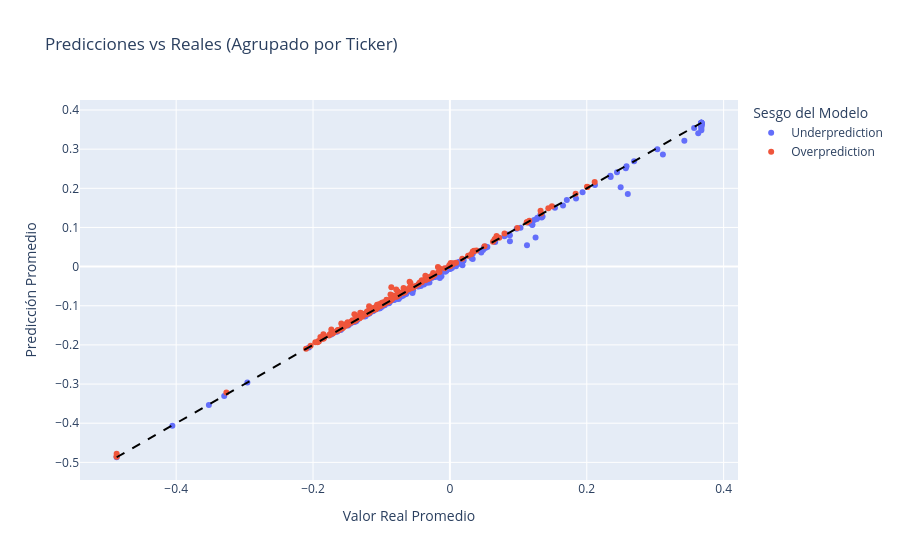

The code cell stored with this chart in its notebook:
### Markdown cell above
Se generan 2 clusters segun las predicciones:
* Overprediction: si los residuos son mayores o iguales a cero.
*  Underprediction: si los residuos son menores a cero.

### Code cell
# Se dividen los datos para predecir el valor de la última fecha disponible para cada ticker en el conjunto de test
X_train = X.iloc[:-len(df['Ticker'].unique())]  # Todos menos la última fecha de cada ticker
y_train = y.iloc[:-len(df['Ticker'].unique())]
X_test = X.iloc[-len(df['Ticker'].unique()):]   # Solo la última fecha de cada ticker
y_test = y.iloc[-len(df['Ticker'].unique()):]

# Recuperar el ticker usando el indice de y_test
tickers_test = df.loc[y_test.index, 'Ticker']

# Predicciones en el conjunto de test
y_pred = pipe.predict(X_test)

# Consolidar resultados individuales en un DataFrame
resultados_df = pd.DataFrame({
    'Ticker': tickers_test,
    'Predicho': y_pred,
    'Real': y_test
})

# Calcular el residuo para cada predicción
resultados_df['Residuo'] = resultados_df['Predicho'] - resultados_df['Real']

# Agrupar por ticker
resultados_agrupados = resultados_df.groupby('Ticker')[['Real', 'Predicho', 'Residuo']].mean()

# Generar el Cluster sobre el promedio de los residuos
resultados_agrupados['Cluster'] = ['Overprediction' if r >= 0 else 'Underprediction' 
                                   for r in resultados_agrupados['Residuo']]

# Visualizar
fig = px.scatter(
    resultados_agrupados, 
    x='Real', 
    y='Predicho', 
    color='Cluster',
    hover_name=resultados_agrupados.index, 
    labels={'Real':'Valor Real Promedio', 'Predicho':'Predicción Promedio', 'Cluster':'Sesgo del Modelo'},
    title='Predicciones vs Reales (Agrupado por Ticker)'
)

# Línea de identidad perfecta
min_val = resultados_agrupados['Real'].min()
max_val = resultados_agrupados['Real'].max()
fig.add_shape(type='line', x0=min_val, y0=min_val, x1=max_val, y1=max_val,
              line=dict(color='black', dash='dash', width=2))
fig.show()

# Estadísticas por cluster a nivel Ticker
over_mask = resultados_agrupados['Cluster'] == 'Overprediction'
under_mask = resultados_agrupados['Cluster'] == 'Underprediction'

print("\nEstadísticas por cluster (a nivel de Ticker):")
print(f"Overprediction: {over_mask.sum()} tickers, residuo medio global: {resultados_agrupados.loc[over_mask, 'Residuo'].mean():.4f}")
print(f"Underprediction: {under_mask.sum()} tickers, residuo medio global: {resultados_agrupados.loc[under_mask, 'Residuo'].mean():.4f}")

### Figure 1 — Plotly figure (JSON) as saved in the notebook; plotly's stock layout.template omitted (floating-point values rounded to 4 significant figures; data arrays with more than 128 entries replaced by an {"elided": "..."} marker saying what was removed)
{"data": [{"hovertemplate": "<b>%{hovertext}</b><br><br>Sesgo del Modelo=Underprediction<br>Valor Real Promedio=%{x}<br>Predicción Promedio=%{y}<extra></extra>", "hovertext": {"elided": "223 str values"}, "legendgroup": "Underprediction", "marker": {"color": "#636efa", "symbol": "circle"}, "mode": "markers", "name": "Underprediction", "orientation": "v", "showlegend": true, "type": "scatter", "x": {"elided": "223 float values"}, "xaxis": "x", "y": {"elided": "223 float values"}, "yaxis": "y"}, {"hovertemplate": "<b>%{hovertext}</b><br><br>Sesgo del Modelo=Overprediction<br>Valor Real Promedio=%{x}<br>Predicción Promedio=%{y}<extra></extra>", "hovertext": {"elided": "230 str values"}, "legendgroup": "Overprediction", "marker": {"color": "#EF553B", "symbol": "circle"}, "mode": "markers", "name": "Overprediction", "orientation": "v", "showlegend": true, "type": "scatter", "x": {"elided": "230 float values"}, "xaxis": "x", "y": {"elided": "230 float values"}, "yaxis": "y"}], "layout": {"legend": {"title": {"text": "Sesgo del Modelo"}, "tracegroupgap": 0}, "shapes": [{"line": {"color": "black", "dash": "dash", "width": 2}, "type": "line", "x0": -0.487, "x1": 0.3674, "y0": -0.487, "y1": 0.3674}], "title": {"text": "Predicciones vs Reales (Agrupado por Ticker)"}, "xaxis": {"anchor": "y", "domain": [0, 1], "title": {"text": "Valor Real Promedio"}}, "yaxis": {"anchor": "x", "domain": [0, 1], "title": {"text": "Predicción Promedio"}}}}
